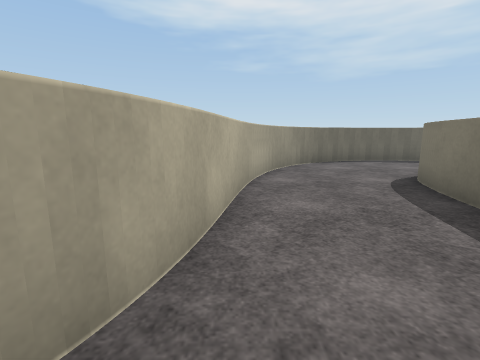
view 1 (above)

18 first-person views from a walk through a scene from a Unity 3-D project. The camera is 1.2 m above the floor, tilts 10° down and sees 85° across. The floor is counted in squares, 1 m on a side. Each view is taken from the middle of a square. On the plan, view 1 faces up. The plan holds only what a view shows up to about 12 squares ahead; the rest is blank. Surface patterns are stand-ins for the level's own textures.

view 2
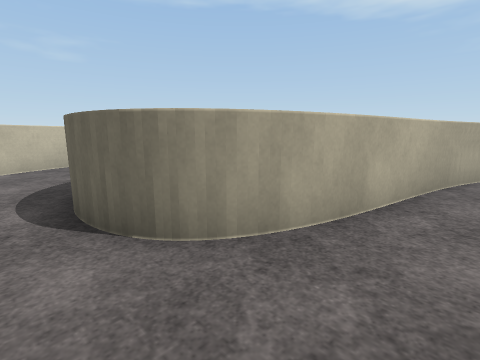

view 3
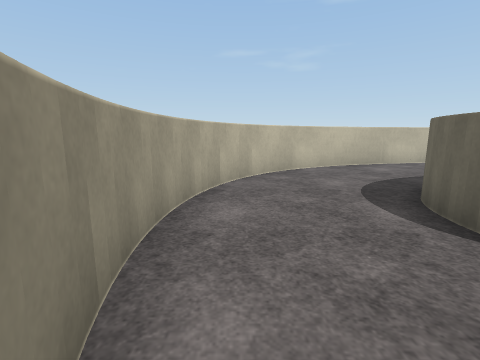

view 4
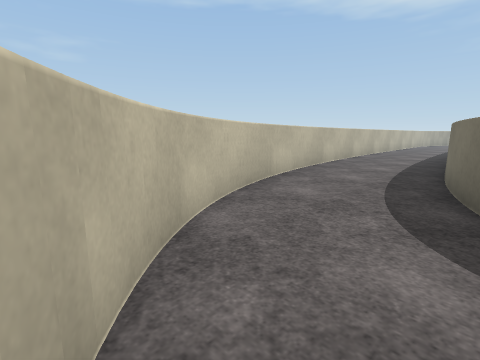

view 5
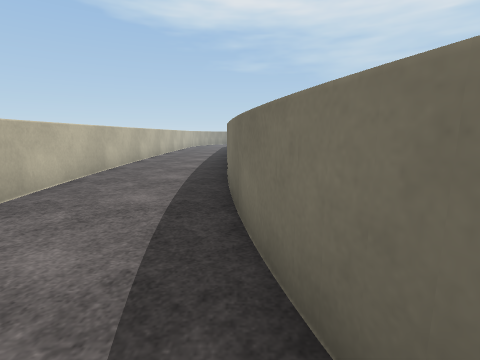

view 6
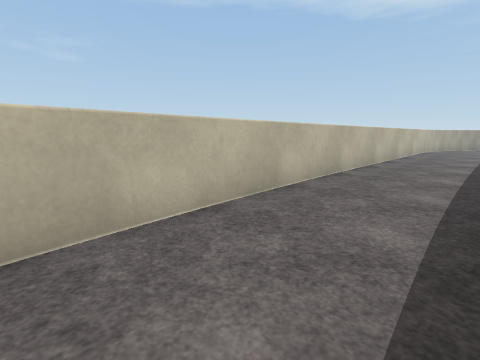

view 7
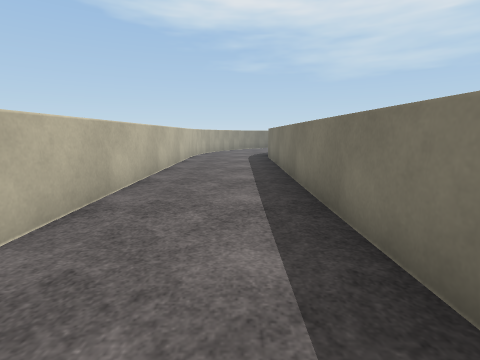

view 8
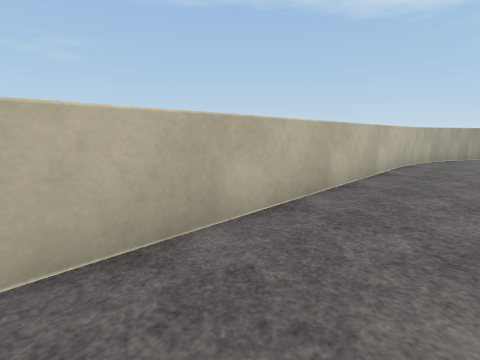

view 9
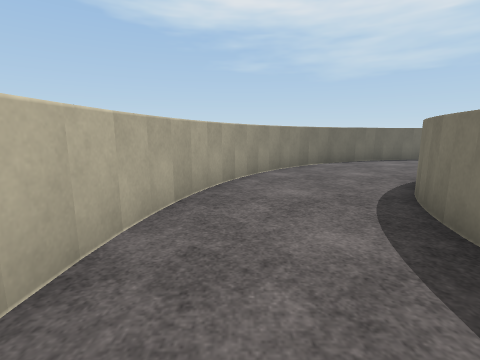

view 10
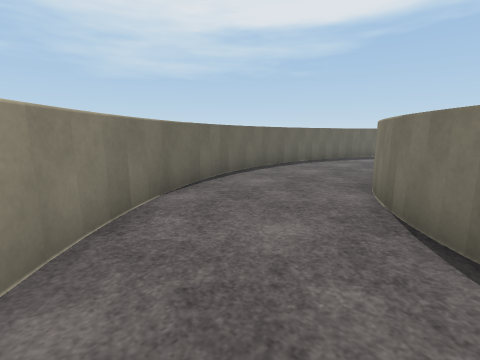

view 11
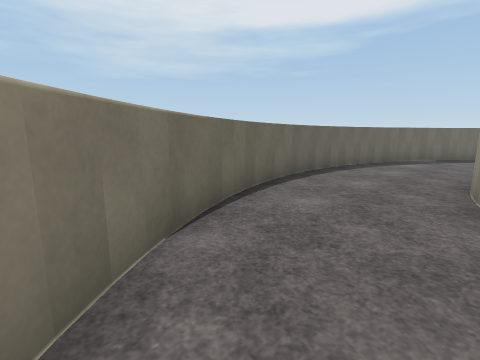

view 12
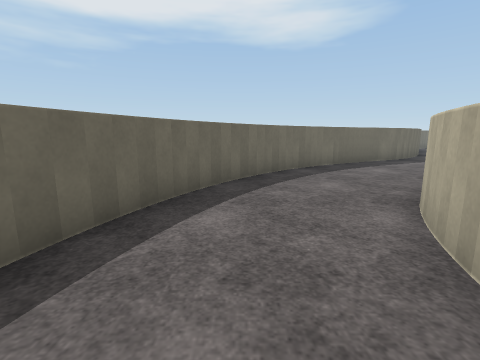

view 13
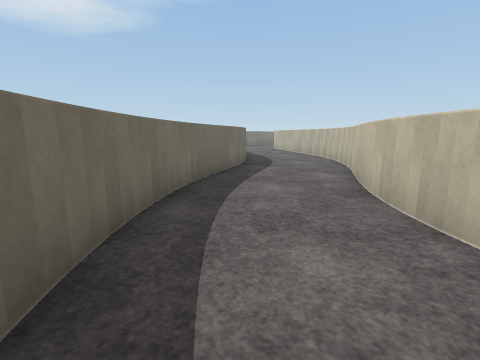

view 14
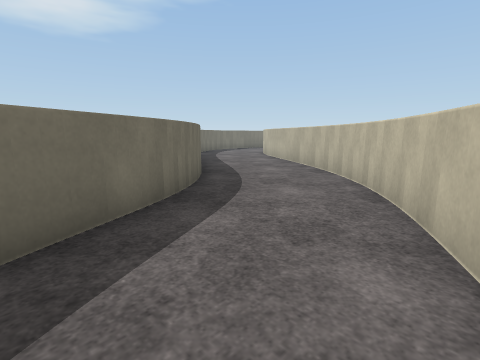

view 15
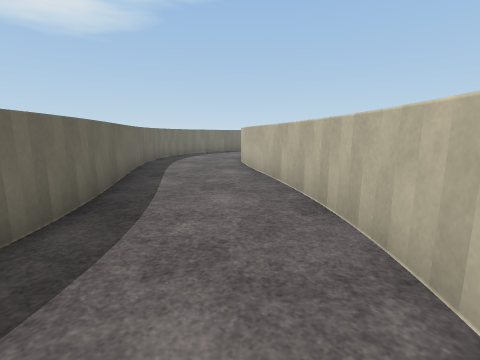

view 16
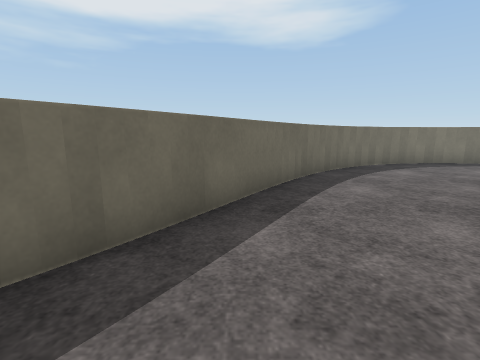

view 17
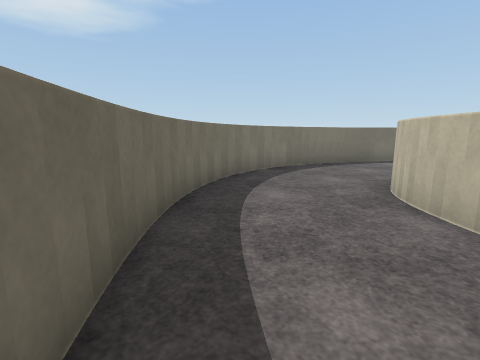

view 18
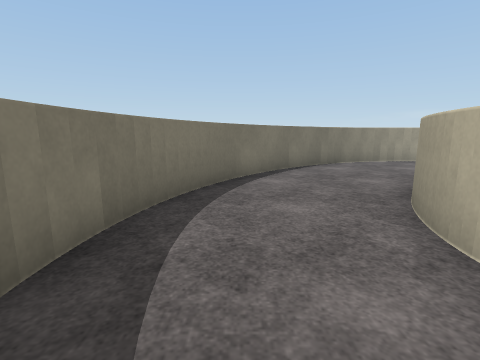

### Floor plan
Key: @ floor where view 1 was taken; # wall or solid block; . floor.
Columns run from 12 left of view 1 to 24 right of it. Each row starts with its distance up from view 1.
 37          ######
 36       ####....####
 35     ###..........###
 34    ##..............##
 33   ##................##
 32   #......###  #......##
 31  ##....###    ###.....##
 30  #....##        ##.....#
 29 ##....#          ##....##
 28 #....##           ##....#
 27 #....#             #....##
 26 #....              ##....##
 25 #....               #.....##
 24 #....#              ##.....##
 23 #....#               ##.....###
 22 #....#                ##......##
 21 #....#                 ##......###
 20 #....#                  ##.......##
 19 #....#                   ###......##
 18 #....#                     ##......#
 17 #....#                      ###....##
 16 #....#                        ##....#
 15 #....#                         #....#
 14 #....#                         #....#
 13 #....                          #....#
 12 #....          ######          #....#
 11 #....         ##....           ....##
 10 #....#       ##.....           ....#
  9 #....#       #.....          .....##
  8 #....#      ##....           .....#
  7 ##...#      #....#          .....##
  6  #...#      #....#         ....###
  5  #...##     #...##         ..###
  4  #....#    ##...#         ####
  3  #....#    #....
  2  #....##   #...
  1  ##....## ##...
  0   #.....###.@.
 -1   ##..........
 -2    ##.......
 -3     ##.......
 -4      #######

Positions as (right, up) in squares from view 1, and headings:
1: (0, 0), facing up
2: (1, -1), facing up-left
3: (0, -3), facing left
4: (-6, -3), facing up-left
5: (-7, 2), facing up
6: (-8, 6), facing up-left
7: (-9, 12), facing up
8: (-9, 15), facing up-left
9: (-10, 24), facing up
10: (-9, 30), facing up-right
11: (-8, 32), facing up-right
12: (0, 34), facing right
13: (5, 34), facing down-right
14: (8, 29), facing down-right
15: (10, 25), facing down-right
16: (13, 22), facing right
17: (18, 21), facing down-right
18: (22, 16), facing down
